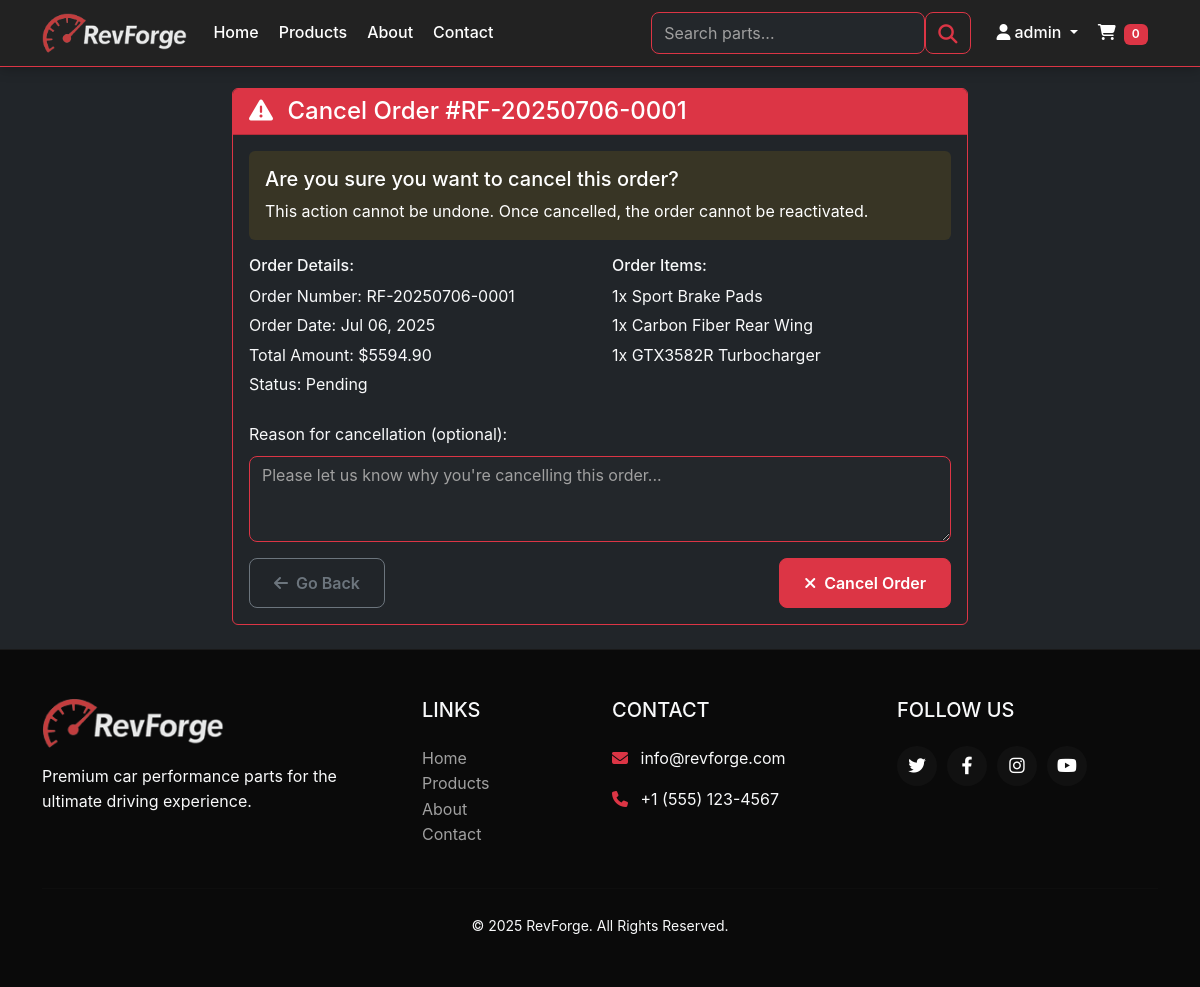
The page /orders/order/RF-20250706-0001/cancel/ (signed in) on the database its author committed.
### orders/models.py (models this page shows, shortened)
class Cart(models.Model):
    user = models.OneToOneField(User, on_delete=models.CASCADE, related_name='cart') #One to one relationship with the User model
    created_at = models.DateTimeField(auto_now_add=True) #Automatically adds the current date and time when the object is created
    updated_at = models.DateTimeField(auto_now=True) #Automatically adds the current date and time when the object is updated
    @property
    def total_items(self):
        return sum(item.quantity for item in self.items.all()) #Returns the total number of items in the cart

class Order(models.Model):
    ORDER_STATUS_CHOICES = [ #Choices for the order status
        ('pending', 'Pending'),
        ('confirmed', 'Confirmed'),
        ('processing', 'Processing'),
        ('shipped', 'Shipped'),
        ('delivered', 'Delivered'),
        ('cancelled', 'Cancelled'),
        ('refunded', 'Refunded'),
    ]
    PAYMENT_STATUS_CHOICES = [ #Choices for the payment status
        ('pending', 'Pending'),
        ('paid', 'Paid'),
        ('failed', 'Failed'),
        ('refunded', 'Refunded'),
    ]
    order_number = models.CharField(max_length=20, unique=True) #Unique order number
    user = models.ForeignKey(User, on_delete=models.CASCADE, related_name='orders') #One to many relationship with the User model
    order_status = models.CharField(max_length=20, choices=ORDER_STATUS_CHOICES, default='pending') #Choices for the order status
    payment_status = models.CharField(max_length=20, choices=PAYMENT_STATUS_CHOICES, default='pending') #Choices for the payment status
    subtotal = models.DecimalField(max_digits=10, decimal_places=2) #Subtotal of the order
    tax_amount = models.DecimalField(max_digits=10, decimal_places=2, default=0) #Tax amount of the order
    shipping_cost = models.DecimalField(max_digits=10, decimal_places=2, default=0) #Shipping cost of the order
    discount_amount = models.DecimalField(max_digits=10, decimal_places=2, default=0) #Discount amount of the order
    total_amount = models.DecimalField(max_digits=10, decimal_places=2) #Total amount of the order
    shipping_address = models.TextField(
        help_text="Shipping address (max 1000 characters)"
    ) #Shipping address of the order
    shipping_city = models.CharField(
        max_length=100,
        help_text="Shipping city (max 100 characters)"
    ) #Shipping city of the order
    shipping_state = models.CharField(
        max_length=100,
        help_text="Shipping state/province (max 100 characters)"
    ) #Shipping state of the order
    shipping_postal_code = models.CharField(
        max_length=20,
        help_text="Shipping postal code (max 20 characters)"
    ) #Shipping postal code of the order
    shipping_country = models.CharField(
        max_length=100,
        help_text="Shipping country (max 100 characters)"
    ) #Shipping country of the order
    shipping_phone = models.CharField(
        max_length=20,
        help_text="Shipping phone number (max 20 characters)"
    ) #Shipping phone of the order
    payment_method = models.CharField(max_length=50, default='Credit Card') #Payment method of the order
    payment_transaction_id = models.CharField(max_length=100, blank=True) #Payment transaction id of the order
    customer_notes = models.TextField(blank=True) #Customer notes of the order
    admin_notes = models.TextField(blank=True) #Admin notes of the order
    created_at = models.DateTimeField(auto_now_add=True) #Automatically adds the current date and time when the object is created
    updated_at = models.DateTimeField(auto_now=True) #Automatically adds the current date and time when the object is updated
    shipped_at = models.DateTimeField(blank=True, null=True) #Shipped at of the order
    delivered_at = models.DateTimeField(blank=True, null=True) #Delivered at of the order
    class Meta:
        ordering = ['-created_at'] #Orders the objects by the created at field
    @property
    def can_cancel(self):
        return self.order_status in ['pending', 'confirmed'] #Checks if the order status is pending or confirmed

class OrderItem(models.Model):
    order = models.ForeignKey(Order, on_delete=models.CASCADE, related_name='items') #One to many relationship with the Order model
    product = models.ForeignKey('products.Product', on_delete=models.CASCADE) #One to many relationship with the Product model
    product_name = models.CharField(max_length=200)  # Snapshot of product name
    product_sku = models.CharField(max_length=50)    # Snapshot of product SKU
    quantity = models.PositiveIntegerField() #Quantity of the product
    unit_price = models.DecimalField(max_digits=10, decimal_places=2) #Unit price of the product
    total_price = models.DecimalField(max_digits=10, decimal_places=2) #Total price of the product

### orders/views.py (the view, shortened to what this page needs)
# urls.py: path('order/<str:order_number>/cancel/', views.cancel_order, name='cancel_order'),
@login_required
def cancel_order(request, order_number):
    order = get_object_or_404(Order, order_number=order_number, user=request.user) #Gets the order
    if not order.can_cancel:
        messages.error(request, 'This order cannot be cancelled.') #Displays the message
        return redirect('orders:order_detail', order_number=order_number) #Redirects to the order detail view
    context = {
        'order': order,
    }
    return render(request, 'orders/cancel_order.html', context) #Renders the cancel order template

### templates/orders/cancel_order.html (shortened to what this page needs)
{% extends 'base/base.html' %}
{% load static %}
{% block extra_css %}
<link rel="stylesheet" href="{% static 'css/orders.css' %}">
{% endblock %}
{% block content %}
<div class="container">
    <div class="row justify-content-center">
        <div class="col-md-8">
            <div class="card bg-dark border-danger">
                <div class="card-header bg-danger text-white">
                    <h4 class="mb-0">
                        <i class="fas fa-exclamation-triangle me-2"></i>
                        Cancel Order #{{ order.order_number }}
                    </h4>
                </div>
                <div class="card-body">
                    <div class="alert alert-warning">
                        <h5>Are you sure you want to cancel this order?</h5>
                        <p class="mb-0">This action cannot be undone. Once cancelled, the order cannot be reactivated.</p>
                    </div>
                    <div class="row mb-4">
                        <div class="col-md-6">
                            <h6 class="text-light">Order Details:</h6>
                            <p class="text-light mb-1">Order Number: {{ order.order_number }}</p>
                            <p class="text-light mb-1">Order Date: {{ order.created_at|date:"M d, Y" }}</p>
                            <p class="text-light mb-1">Total Amount: ${{ order.total_amount }}</p>
                            <p class="text-light mb-0">Status: {{ order.get_order_status_display }}</p>
                        </div>
                        <div class="col-md-6">
                            <h6 class="text-light">Order Items:</h6>
                            {% for item in order.items.all %}
                            <p class="text-light mb-1">{{ item.quantity }}x {{ item.product_name }}</p>
                            {% endfor %}
                        </div>
                    </div>
                    <form method="post">
                        <div class="mb-3">
                            <label for="cancellation_reason" class="form-label text-light">Reason for cancellation (optional):</label>
                            <textarea class="form-control bg-dark text-light border-danger" id="cancellation_reason" name="cancellation_reason" rows="3" placeholder="Please let us know why you're cancelling this order..."></textarea>
                        </div>
                        <div class="d-flex justify-content-between">
                            <a href="{% url 'orders:order_detail' order_number=order.order_number %}" class="btn btn-outline-secondary">
                                <i class="fas fa-arrow-left me-2"></i>Go Back
                            </a>
                            <button type="submit" class="btn btn-danger">
                                <i class="fas fa-times me-2"></i>Cancel Order
                            </button>
                        </div>
                    </form>
                </div>
            </div>
        </div>
    </div>
</div>
{% endblock %}

### templates/base/base.html (shortened to what this page needs)
{% load static %}
<!DOCTYPE html>
<html lang="en">
<head>
    <link href="https://cdn.jsdelivr.net/npm/bootstrap@5.3.0/dist/css/bootstrap.min.css" rel="stylesheet">
    <link rel="stylesheet" href="https://cdnjs.cloudflare.com/ajax/libs/font-awesome/6.4.0/css/all.min.css">
    <link rel="stylesheet" href="{% static 'css/style.css' %}">
    <link rel="stylesheet" href="{% static 'css/f1_part_badge.css' %}">
    <link rel="stylesheet" href="{% static 'css/base.css' %}">
    {% block extra_css %}{% endblock %}
</head>
<body class="bg-dark text-light">
    <nav class="navbar navbar-expand-lg navbar-dark bg-black border-bottom border-danger navbar-sticky">
        <div class="container">
            <a class="navbar-brand" href="{% url 'products:home' %}">
                <img src="{% static 'images/logo.png' %}" alt="RevForge Logo" class="navbar-logo">
            </a>
            <div class="collapse navbar-collapse" id="navbarNav">
                <ul class="navbar-nav me-auto">
                    <li class="nav-item">
                        <a class="nav-link" href="{% url 'products:home' %}">Home</a>
                    </li>
                    <li class="nav-item">
                        <a class="nav-link" href="{% url 'products:product_list' %}">Products</a>
                    </li>
                    <li class="nav-item">
                        <a class="nav-link" href="{% url 'products:about' %}">About</a>
                    </li>
                    <li class="nav-item">
                        <a class="nav-link" href="{% url 'products:contact' %}">Contact</a>
                    </li>
                </ul>
                <form class="d-flex me-3" method="GET" action="{% url 'products:search' %}">
                    <input class="form-control me-2 bg-dark text-light border-danger" type="search" name="q" placeholder="Search parts...">
                    <button class="btn btn-outline-danger" type="submit">
                        <i class="fas fa-search"></i>
                    </button>
                </form>
                <ul class="navbar-nav">
                    {% if user.is_authenticated %}
                    <li class="nav-item dropdown">
                        <a class="nav-link dropdown-toggle" href="#" role="button" data-bs-toggle="dropdown">
                            <i class="fas fa-user me-1"></i>{{ user.username }}
                        </a>
                    </li>
                    <li class="nav-item">
                        <a class="nav-link" href="{% url 'orders:cart' %}">
                            <i class="fas fa-shopping-cart me-1"></i>
                            <span class="badge bg-danger">{{ request.user.cart.total_items|default:0 }}</span>
                        </a>
                    </li>
                    {% endif %}
                </ul>
            </div>
        </div>
    </nav>
    <div class="navbar-spacer"></div>
    <main class="container-fluid py-4">
        {% block content %}{% endblock %}
    </main>
    <footer class="footer mt-auto py-5">
        <div class="container">
            <div class="row">
                <div class="col-lg-4 mb-4 mb-lg-0">
                    <a class="navbar-brand" href="{% url 'products:home' %}">
                        <img src="{% static 'images/logo.png' %}" alt="RevForge Logo" class="footer-logo">
                    </a>
                    <p class="text-light mt-3">Premium car performance parts for the ultimate driving experience.</p>
                </div>
                <div class="col-lg-2 col-md-6 mb-4 mb-lg-0">
                    <h5 class="text-uppercase text-light mb-4">Links</h5>
                    <ul class="list-unstyled">
                        <li><a href="{% url 'products:home' %}" class="footer-link">Home</a></li>
                        <li><a href="{% url 'products:product_list' %}" class="footer-link">Products</a></li>
                        <li><a href="{% url 'products:about' %}" class="footer-link">About</a></li>
                        <li><a href="{% url 'products:contact' %}" class="footer-link">Contact</a></li>
                    </ul>
                </div>
                <div class="col-lg-3 col-md-6 mb-4 mb-lg-0">
                    <h5 class="text-uppercase text-light mb-4">Contact</h5>
                    <ul class="list-unstyled">
                        <li><p class="text-light"><i class="fas fa-envelope me-2 text-danger"></i> info@revforge.com</p></li>
                        <li><p class="text-light"><i class="fas fa-phone me-2 text-danger"></i> +1 (555) 123-4567</p></li>
                    </ul>
                </div>
                <div class="col-lg-3">
                    <h5 class="text-uppercase text-light mb-4">Follow Us</h5>
                    <div class="d-flex">
                        <a href="#" class="social-icon"><i class="fab fa-twitter"></i></a>
                        <a href="#" class="social-icon"><i class="fab fa-facebook-f"></i></a>
                        <a href="#" class="social-icon"><i class="fab fa-instagram"></i></a>
                        <a href="#" class="social-icon"><i class="fab fa-youtube"></i></a>
                    </div>
                </div>
            </div>
            <hr class="my-4 footer-divider">
            <div class="text-center text-light">
                <small>&copy; {% now "Y" %} RevForge. All Rights Reserved.</small>
            </div>
        </div>
    </footer>
</body>
</html>

### rows shown on the page
Order: order_number "RF-20250706-0001", created_at "Jul 06, 2025", total_amount "5594.90", order_status "Pending"
OrderItem: quantity "1", product_name "Sport Brake Pads"
OrderItem: quantity "1", product_name "Carbon Fiber Rear Wing"
OrderItem: quantity "1", product_name "GTX3582R Turbocharger"

### other values the page prints
{{ user.username }} "admin"
{{ request.user.cart.total_items|default:0 }} "0"
